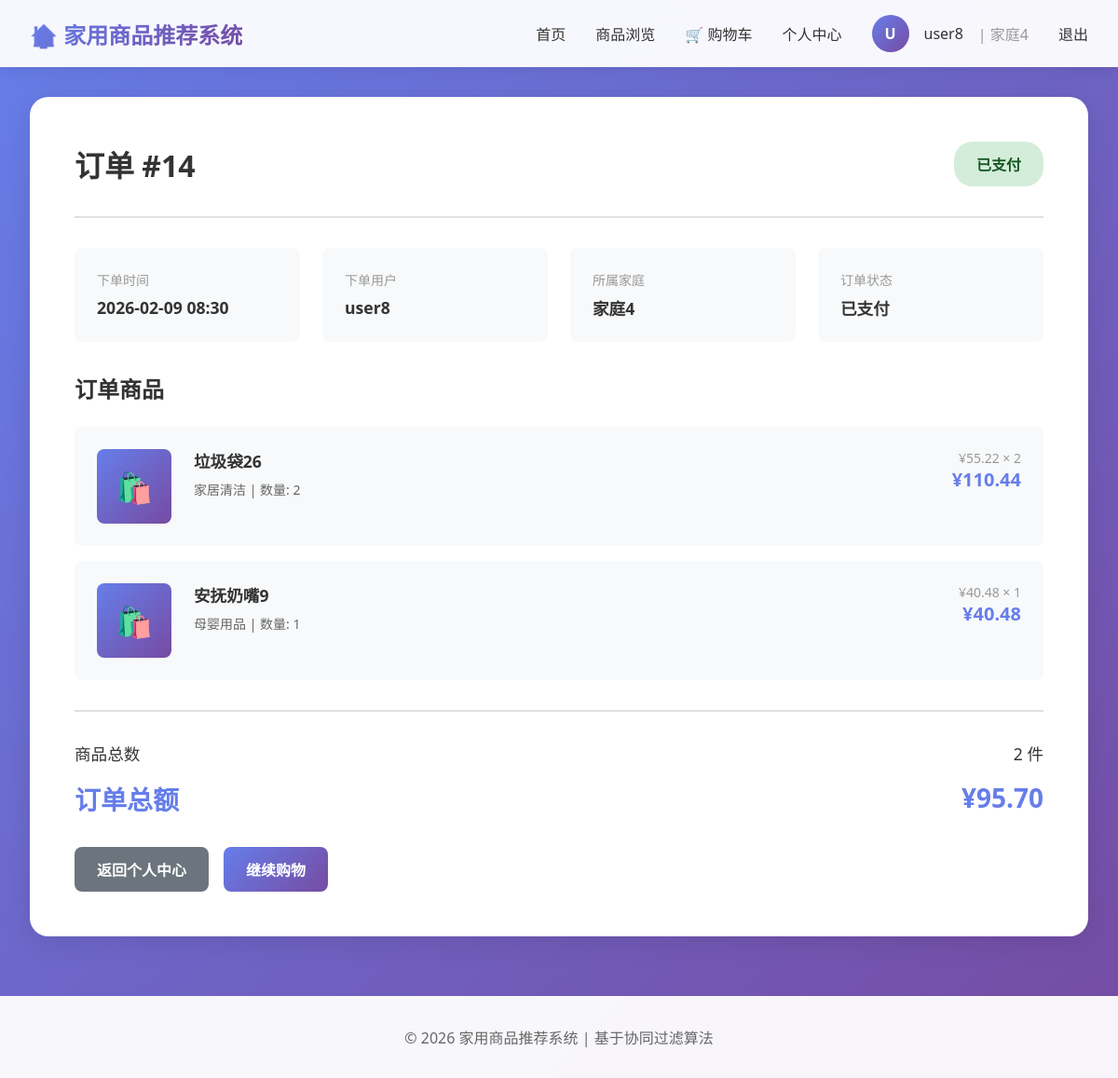
/order/14/ (signed in), run on the app's committed database.
### shop/models.py (models this page shows, shortened)
class User(AbstractUser):
    family = models.ForeignKey(
        Family,
        on_delete=models.CASCADE,
        related_name='members',
        null=True,
        blank=True,
        verbose_name='所属家庭'
    )
    class Meta:
        verbose_name = '用户'
        verbose_name_plural = '用户'

class Family(models.Model):
    name = models.CharField(max_length=100, unique=True, verbose_name='家庭名称')
    created_at = models.DateTimeField(auto_now_add=True, verbose_name='创建时间')
    class Meta:
        verbose_name = '家庭'
        verbose_name_plural = '家庭'

class Order(models.Model):
    STATUS_CHOICES = [
        ('pending', '待支付'),
        ('paid', '已支付'),
        ('shipped', '已发货'),
        ('completed', '已完成'),
        ('cancelled', '已取消'),
    ]
    family = models.ForeignKey(
        Family,
        on_delete=models.CASCADE,
        related_name='orders',
        verbose_name='家庭'
    )
    user = models.ForeignKey(
        User,
        on_delete=models.SET_NULL,
        null=True,
        related_name='orders',
        verbose_name='下单用户'
    )
    status = models.CharField(
        max_length=20,
        choices=STATUS_CHOICES,
        default='pending',
        verbose_name='订单状态'
    )
    total_price = models.DecimalField(max_digits=10, decimal_places=2, verbose_name='总价')
    created_at = models.DateTimeField(auto_now_add=True, verbose_name='创建时间')
    updated_at = models.DateTimeField(auto_now=True, verbose_name='更新时间')
    class Meta:
        verbose_name = '订单'
        verbose_name_plural = '订单'
        ordering = ['-created_at']

class OrderItem(models.Model):
    order = models.ForeignKey(
        Order,
        on_delete=models.CASCADE,
        related_name='items',
        verbose_name='订单'
    )
    product = models.ForeignKey(
        Product,
        on_delete=models.CASCADE,
        verbose_name='商品'
    )
    quantity = models.IntegerField(verbose_name='数量')
    price = models.DecimalField(max_digits=10, decimal_places=2, verbose_name='单价')
    purchase_date = models.DateTimeField(auto_now_add=True, verbose_name='购买时间')
    class Meta:
        verbose_name = '订单项'
        verbose_name_plural = '订单项'
    def get_total_price(self):
        return self.price * self.quantity

class Product(models.Model):
    name = models.CharField(max_length=200, verbose_name='商品名称')
    category = models.ForeignKey(
        Category,
        on_delete=models.CASCADE,
        related_name='products',
        verbose_name='商品分类'
    )
    price = models.DecimalField(max_digits=10, decimal_places=2, verbose_name='价格')
    stock = models.IntegerField(default=0, verbose_name='库存')
    lifecycle = models.IntegerField(
        default=30,
        verbose_name='生命周期(天)',
        help_text='商品使用完的预计天数'
    )
    description = models.TextField(blank=True, verbose_name='商品描述')
    image = models.CharField(max_length=500, blank=True, verbose_name='商品图片')
    created_at = models.DateTimeField(auto_now_add=True, verbose_name='创建时间')
    class Meta:
        verbose_name = '商品'
        verbose_name_plural = '商品'

class Category(models.Model):
    name = models.CharField(max_length=100, unique=True, verbose_name='分类名称')
    description = models.TextField(blank=True, verbose_name='分类描述')
    class Meta:
        verbose_name = '商品分类'
        verbose_name_plural = '商品分类'

### shop/views.py (the view)
# urls.py: path('order/<int:order_id>/', views.order_detail, name='order_detail'),
@login_required
def order_detail(request, order_id):
    order = get_object_or_404(Order, id=order_id)
    if order.family != request.user.family:
        messages.error(request, '无权限查看此订单')
        return redirect('profile')
    order_items = order.items.all().select_related('product')
    cart_count = 0
    if request.user.family:
        cart = Cart.objects.filter(family=request.user.family).first()
        if cart:
            cart_count = cart.get_items_count()
    context = {
        'order': order,
        'order_items': order_items,
        'cart_count': cart_count,
    }
    return render(request, 'order_detail.html', context)

### shop/models.py (called while the page is built)
    def get_items_count(self):
        return sum(item.quantity for item in self.items.all())

### templates/order_detail.html (shortened to what this page needs)
{% extends 'base.html' %}
{% block content %}
<div class="order-detail-card">
    <div class="order-header">
        <h1 class="order-title">订单 #{{ order.id }}</h1>
        <span class="order-status-badge">{{ order.get_status_display }}</span>
    </div>
    <div class="order-info-grid">
        <div class="info-box">
            <div class="info-label">下单时间</div>
            <div class="info-value">{{ order.created_at|date:"Y-m-d H:i" }}</div>
        </div>
        <div class="info-box">
            <div class="info-label">下单用户</div>
            <div class="info-value">{{ order.user.username }}</div>
        </div>
        <div class="info-box">
            <div class="info-label">所属家庭</div>
            <div class="info-value">{{ order.family.name }}</div>
        </div>
        <div class="info-box">
            <div class="info-label">订单状态</div>
            <div class="info-value">{{ order.get_status_display }}</div>
        </div>
    </div>
    <div class="order-items-section">
        <h2 class="section-title">订单商品</h2>
        {% for item in order_items %}
        <div class="order-item">
            <div class="item-image">🛍️</div>
            <div class="item-details">
                <div class="item-name">{{ item.product.name }}</div>
                <div class="item-meta">{{ item.product.category.name }} | 数量: {{ item.quantity }}</div>
            </div>
            <div class="item-price">
                <div class="item-unit-price">¥{{ item.price }} × {{ item.quantity }}</div>
                <div class="item-total-price">¥{{ item.get_total_price }}</div>
            </div>
        </div>
        {% endfor %}
    </div>
    <div class="order-summary">
        <div class="summary-row">
            <span>商品总数</span>
            <span>{{ order_items|length }} 件</span>
        </div>
        <div class="summary-total">
            <span>订单总额</span>
            <span>¥{{ order.total_price }}</span>
        </div>
    </div>
    <div style="margin-top: 2rem; display: flex; gap: 1rem;">
        <a href="{% url 'profile' %}" class="btn btn-secondary">返回个人中心</a>
        <a href="{% url 'products' %}" class="btn btn-primary">继续购物</a>
    </div>
</div>
{% endblock %}

### templates/base.html (shortened to what this page needs)
<!DOCTYPE html>
<html lang="zh-CN">
<head>
</head>
<body>
    {% if user.is_authenticated %}
    <nav class="navbar">
        <div class="navbar-content">
            <div class="logo">🏠 家用商品推荐系统</div>
            <div class="nav-links">
                <a href="{% url 'home' %}">首页</a>
                <a href="{% url 'products' %}">商品浏览</a>
                <a href="{% url 'cart' %}" class="cart-badge">
                    🛒 购物车
                </a>
                <a href="{% url 'profile' %}">个人中心</a>
                <div class="user-info">
                    <div class="user-avatar">{{ user.username.0|upper }}</div>
                    <span>{{ user.username }}</span>
                    {% if user.family %}
                    <span style="color: #999;">| {{ user.family.name }}</span>
                    {% endif %}
                </div>
                <a href="{% url 'logout' %}">退出</a>
            </div>
        </div>
    </nav>
    {% endif %}
    <div class="container">
        {% block content %}{% endblock %}
    </div>
    <div class="footer">
        <p>&copy; 2026 家用商品推荐系统 | 基于协同过滤算法</p>
    </div>
</body>
</html>

### templates/base.html (style rules this page uses)
* { margin: 0; padding: 0; box-sizing: border-box; }
body { font-family: 'Segoe UI', 'Microsoft YaHei', sans-serif; background: linear-gradient(135deg, #667eea 0%, #764ba2 100%); min-height: 100vh; color: #333; }
.navbar { background: rgba(255, 255, 255, 0.95); backdrop-filter: blur(10px); padding: 1rem 2rem; box-shadow: 0 2px 20px rgba(0,0,0,0.1); position: sticky; top: 0; z-index: 1000; }
.navbar-content { max-width: 1400px; margin: 0 auto; display: flex; justify-content: space-between; align-items: center; }
.logo { font-size: 1.5rem; font-weight: 700; background: linear-gradient(135deg, #667eea 0%, #764ba2 100%); -webkit-background-clip: text; -webkit-text-fill-color: transparent; background-clip: text; }
.nav-links { display: flex; gap: 2rem; align-items: center; }
.nav-links a { text-decoration: none; color: #333; font-weight: 500; transition: all 0.3s; position: relative; }
.nav-links a::after { content: ''; position: absolute; bottom: -5px; left: 0; width: 0; height: 2px; background: #667eea; transition: width 0.3s; }
.cart-badge { position: relative; }
.container { max-width: 1400px; margin: 2rem auto; padding: 0 2rem; }
.btn { padding: 0.75rem 1.5rem; border: none; border-radius: 8px; font-weight: 600; cursor: pointer; transition: all 0.3s; text-decoration: none; display: inline-block; }
.btn-primary { background: linear-gradient(135deg, #667eea 0%, #764ba2 100%); color: white; }
.btn-secondary { background: #6c757d; color: white; }
.footer { background: rgba(255, 255, 255, 0.95); padding: 2rem; text-align: center; margin-top: 4rem; color: #666; }
.user-info { display: flex; align-items: center; gap: 1rem; }
.user-avatar { width: 40px; height: 40px; border-radius: 50%; background: linear-gradient(135deg, #667eea 0%, #764ba2 100%); display: flex; align-items: center; justify-content: center; color: white; font-weight: bold; }

### templates/order_detail.html (style rules this page uses)
.order-detail-card { background: white; border-radius: 20px; padding: 3rem; box-shadow: 0 5px 30px rgba(0,0,0,0.1); }
.order-header { display: flex; justify-content: space-between; align-items: center; padding-bottom: 2rem; border-bottom: 2px solid #e0e0e0; margin-bottom: 2rem; }
.order-title { font-size: 2rem; font-weight: 700; color: #333; }
.order-status-badge { padding: 0.75rem 1.5rem; border-radius: 20px; font-weight: 600; background: #d4edda; color: #155724; }
.order-info-grid { display: grid; grid-template-columns: repeat(auto-fit, minmax(200px, 1fr)); gap: 1.5rem; margin-bottom: 2rem; }
.info-box { padding: 1.5rem; background: #f8f9fa; border-radius: 8px; }
.info-label { font-size: 0.875rem; color: #999; margin-bottom: 0.5rem; }
.info-value { font-size: 1.1rem; font-weight: 600; color: #333; }
.order-items-section { margin-top: 2rem; }
.section-title { font-size: 1.5rem; font-weight: 600; margin-bottom: 1.5rem; }
.order-item { display: flex; gap: 1.5rem; padding: 1.5rem; background: #f8f9fa; border-radius: 8px; margin-bottom: 1rem; }
.item-image { width: 80px; height: 80px; background: linear-gradient(135deg, #667eea 0%, #764ba2 100%); border-radius: 8px; display: flex; align-items: center; justify-content: center; font-size: 2rem; flex-shrink: 0; }
.item-details { flex: 1; }
.item-name { font-size: 1.1rem; font-weight: 600; margin-bottom: 0.5rem; }
.item-meta { color: #666; font-size: 0.875rem; }
.item-price { text-align: right; }
.item-unit-price { color: #999; font-size: 0.875rem; }
.item-total-price { font-size: 1.25rem; font-weight: 700; color: #667eea; }
.order-summary { margin-top: 2rem; padding-top: 2rem; border-top: 2px solid #e0e0e0; }
.summary-row { display: flex; justify-content: space-between; margin-bottom: 1rem; font-size: 1.1rem; }
.summary-total { display: flex; justify-content: space-between; font-size: 1.75rem; font-weight: 700; color: #667eea; margin-top: 1rem; }

### data on the page
User: username.0 "U", username "user8", family.name "家庭4"
Order: id "14", status "已支付", created_at "2026-02-09 08:30", user.username "user8", family.name "家庭4", total_price "95.70"
OrderItem: product.name "垃圾袋26", product.category.name "家居清洁", quantity "2", price "55.22", get_total_price "110.44"
OrderItem: product.name "安抚奶嘴9", product.category.name "母婴用品", quantity "1", price "40.48", get_total_price "40.48"

### other printed values
{{ order_items|length }} "2"
